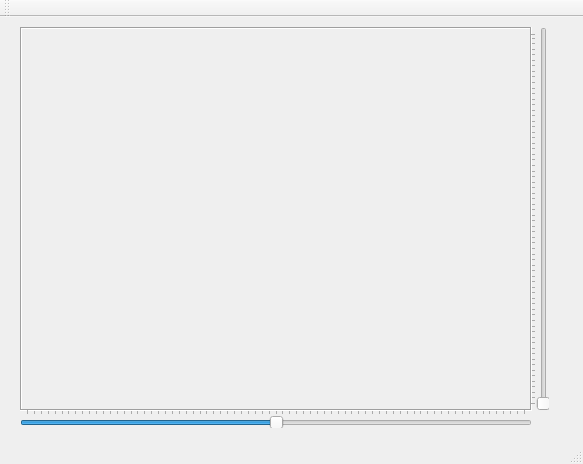
<?xml version="1.0" encoding="UTF-8"?>
<ui version="4.0">
 <class>MainWindow</class>
 <widget class="QMainWindow" name="MainWindow">
  <property name="geometry">
   <rect>
    <x>0</x>
    <y>0</y>
    <width>583</width>
    <height>464</height>
   </rect>
  </property>
  <property name="windowTitle">
   <string>天 池 风 景 照 任 意 变 换</string>
  </property>
  <widget class="QWidget" name="centralWidget">
   <widget class="QLabel" name="viewLabel">
    <property name="geometry">
     <rect>
      <x>20</x>
      <y>10</y>
      <width>512</width>
      <height>384</height>
     </rect>
    </property>
    <property name="frameShape">
     <enum>QFrame::Box</enum>
    </property>
    <property name="frameShadow">
     <enum>QFrame::Sunken</enum>
    </property>
    <property name="text">
     <string/>
    </property>
   </widget>
   <widget class="QSlider" name="rotateHorizontalSlider">
    <property name="geometry">
     <rect>
      <x>20</x>
      <y>392</y>
      <width>512</width>
      <height>19</height>
     </rect>
    </property>
    <property name="maximum">
     <number>720</number>
    </property>
    <property name="value">
     <number>360</number>
    </property>
    <property name="orientation">
     <enum>Qt::Horizontal</enum>
    </property>
    <property name="tickPosition">
     <enum>QSlider::TicksAbove</enum>
    </property>
    <property name="tickInterval">
     <number>10</number>
    </property>
   </widget>
   <widget class="QSlider" name="scaleVerticalSlider">
    <property name="geometry">
     <rect>
      <x>530</x>
      <y>10</y>
      <width>19</width>
      <height>384</height>
     </rect>
    </property>
    <property name="maximum">
     <number>200</number>
    </property>
    <property name="orientation">
     <enum>Qt::Vertical</enum>
    </property>
    <property name="tickPosition">
     <enum>QSlider::TicksAbove</enum>
    </property>
    <property name="tickInterval">
     <number>3</number>
    </property>
   </widget>
  </widget>
  <widget class="QMenuBar" name="menuBar">
   <property name="geometry">
    <rect>
     <x>0</x>
     <y>0</y>
     <width>583</width>
     <height>23</height>
    </rect>
   </property>
  </widget>
  <widget class="QToolBar" name="mainToolBar">
   <attribute name="toolBarArea">
    <enum>TopToolBarArea</enum>
   </attribute>
   <attribute name="toolBarBreak">
    <bool>false</bool>
   </attribute>
  </widget>
  <widget class="QStatusBar" name="statusBar"/>
 </widget>
 <layoutdefault spacing="6" margin="11"/>
 <resources/>
 <connections/>
</ui>
